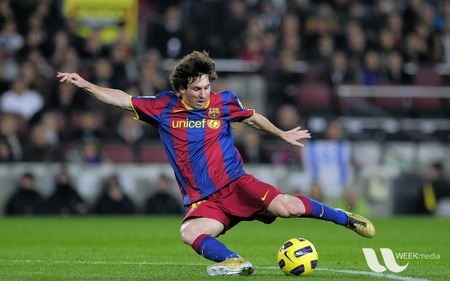
#> input picture images/messi5.jpg, 450 x 281 px, shrunk from 548 x 342 before the run, found by its file name
$ python Q11-1_test.py
#> lines starting #> are read from the running program, lines starting #| are printed output that depends on the picture; pictures that were not available may be replaced by others from this repository, and a replacement may not be noted
#######################################################
#                                                     #
#                This file is test                    #
#       maybe contains wrong logical operation        #
#                ignore this file                     #
#                                                     #
#######################################################

import cv2
import numpy as np
import matplotlib.pyplot as plt
from skimage.util import random_noise

messi_image = cv2.imread("images/messi5.jpg")
#> messi_image is the input picture: shape (281, 450, 3); mean B, G, R 72.4, 86.1, 82.2
messi_image = cv2.cvtColor(messi_image, cv2.COLOR_BGR2RGB)
barbara_image = cv2.imread("images/barbara.tif")
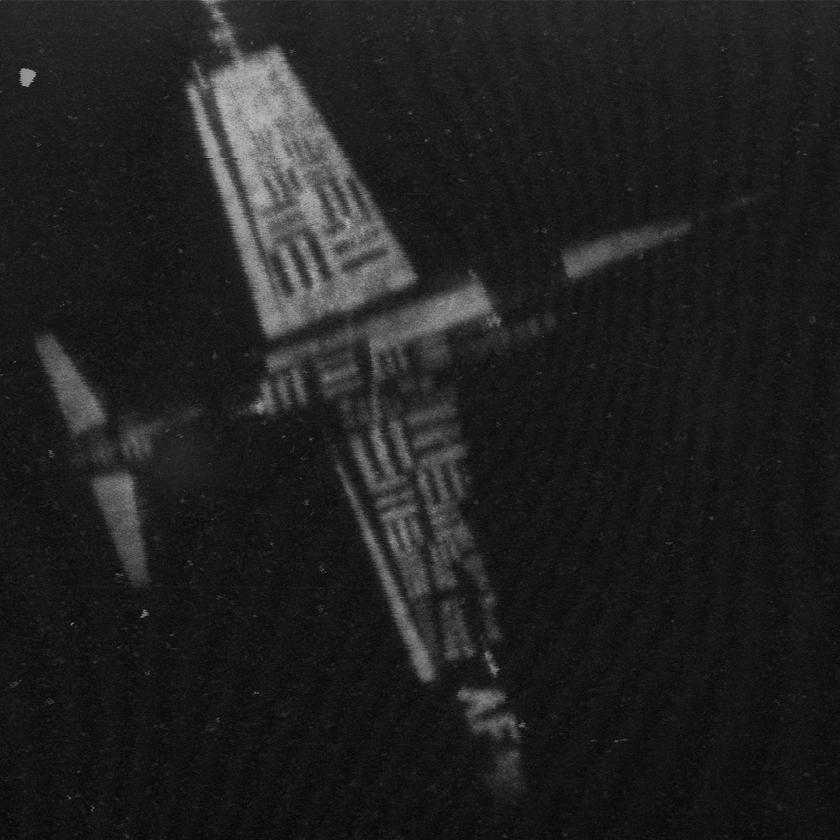
#> input picture images/Airplane.tiff, 840 x 840 px, shrunk from 1024 x 1024 before the run, given in place of barbara.tif, which was not available
#> barbara_image is the input picture: shape (840, 840, 3); min 5, max 190, mean 32.5
barbara_image = cv2.cvtColor(barbara_image, cv2.COLOR_BGR2RGB)


def mse(image_1, image_2):
    return ((image_1 - image_2) ** 2).sum() / \
        (image_1.shape[0] * image_1.shape[1])


def psnr(image_1, image_2):
    mse_value = mse(image_1, image_2)
    return 10 * np.log((255**2) / mse_value)


def compare(image_1, image_2):
    mse_value = mse(image_1, image_2)
    psnr_value = psnr(image_1, image_2)
    print("MSE: {:.2f} PSNR: {:.2f}".format(mse_value, psnr_value))


sp_noised_messi = random_noise(messi_image, mode="s&p")
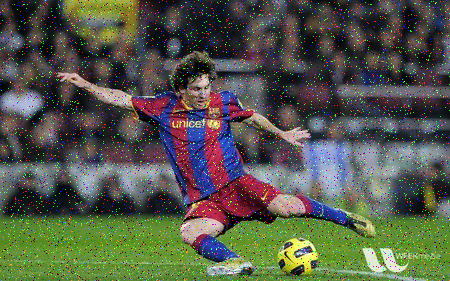
#> sp_noised_messi: shape (281, 450, 3) float64; mean R, G, B 0.331, 0.345, 0.294
gaussian_noised_messi = random_noise(messi_image, mode="gaussian")
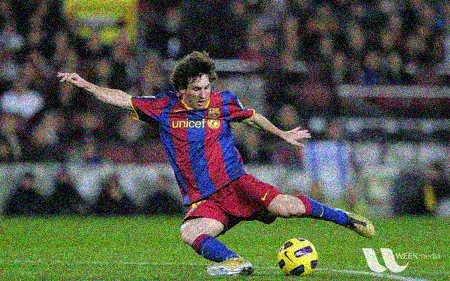
#> gaussian_noised_messi: shape (281, 450, 3) float64; mean R, G, B 0.325, 0.341, 0.287

sp_noised_barbara = random_noise(barbara_image, mode="s&p")
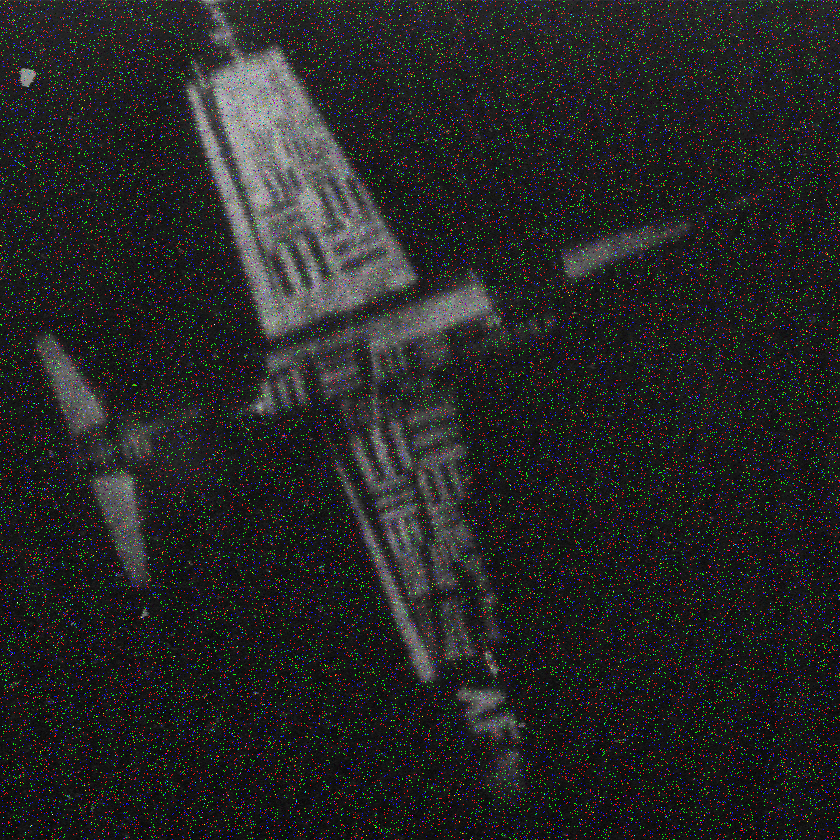
#> sp_noised_barbara: shape (840, 840, 3) float64; mean R, G, B 0.146, 0.146, 0.146
gaussian_noised_barbara = random_noise(barbara_image, mode="gaussian")


def applyDctTransform(block_size, image):
    image_height, image_width, channels = image.shape

    image_blocks = np.empty(
        (int(image_height / block_size), int(image_width / block_size)),
        dtype=object,
    )

    block_height, block_width = image_blocks.shape
    for i in range(block_width):
        for j in range(block_height):
            image_blocks[j,
                         i] = image[j * block_size:(j + 1) * block_size,
                                    i * block_size:(i + 1) * block_size, :, ]

    for i in range(block_width):
        for j in range(block_height):
            block = image_blocks[j, i]
            image_blocks[j, i] = [
                cv2.dct(block[:, :, x]) for x in range(channels)
            ]

    mask = np.zeros((block_size, block_size))
    mask[0:int(block_size / 2), 0:int(block_size / 2)] = 1

    for i in range(block_width):
        for j in range(block_height):
            for c in range(channels):
                image_blocks[j, i][c] = mask * image_blocks[j, i][c]

    for i in range(block_width):
        for j in range(block_height):
            image_blocks[j, i] = cv2.merge(
                tuple([
                    cv2.idct(image_blocks[j, i][x]) for x in range(channels)
                ]))

    result = np.copy(image)

    for i in range(block_width):
        for j in range(block_height):
            result[j * block_size:(j + 1) * block_size,
                   i * block_size:(i + 1) * block_size, :, ] = image_blocks[j,
                                                                            i]

    # [5 lines of commented-out code are left out]
    print("Block Size: {}".format(block_size))
    compare(image, result)


block_sizes = [64, 16, 8]

print("Salt & Pepper Messi:")
for block_size in block_sizes:
    applyDctTransform(block_size, sp_noised_messi)
#> this loop made 3 passes
#| MSE: 0.03 PSNR: 144.81
#| MSE: 0.04 PSNR: 144.17
#| MSE: 0.04 PSNR: 143.85
print()
print("Gaussian Messi:")
for block_size in block_sizes:
    applyDctTransform(block_size, gaussian_noised_messi)
#> this loop made 3 passes
#| MSE: 0.02 PSNR: 149.93
#| MSE: 0.02 PSNR: 149.18
#| MSE: 0.02 PSNR: 148.77
print()
print("Salt & Pepper Barbara:")
for block_size in block_sizes:
    applyDctTransform(block_size, sp_noised_barbara)
#> this loop made 3 passes
#| MSE: 0.04 PSNR: 142.14
#| MSE: 0.04 PSNR: 142.14
#| MSE: 0.04 PSNR: 141.93
print()
print("Gaussian Barbara:")
for block_size in block_sizes:
    applyDctTransform(block_size, gaussian_noised_barbara)
#> this loop made 3 passes
#| MSE: 0.02 PSNR: 151.41
#| MSE: 0.02 PSNR: 151.41
#| MSE: 0.02 PSNR: 151.24

plt.show()
